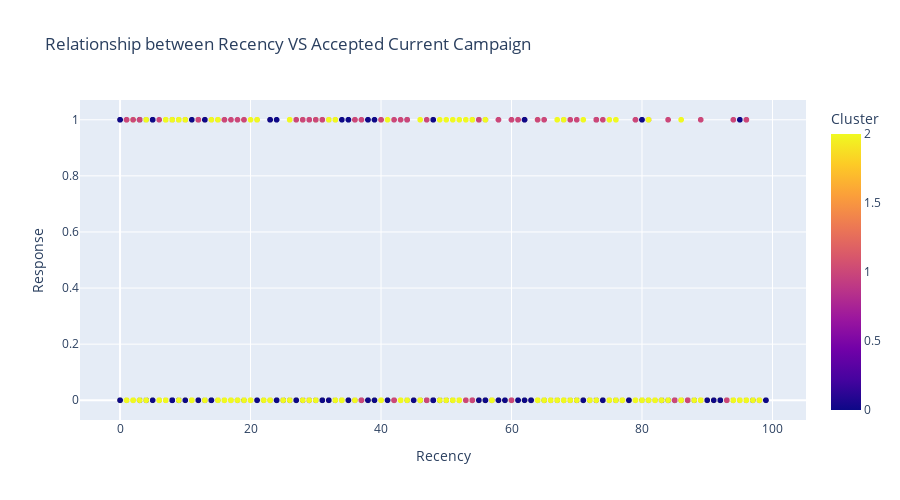
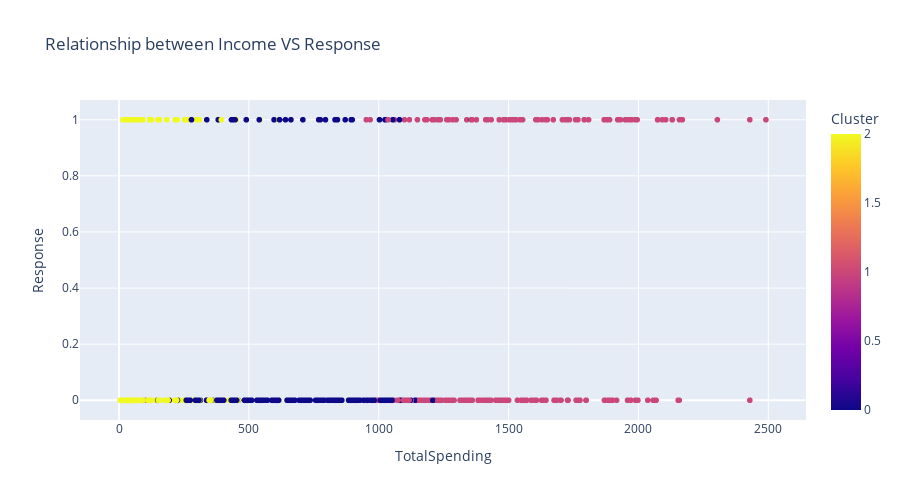
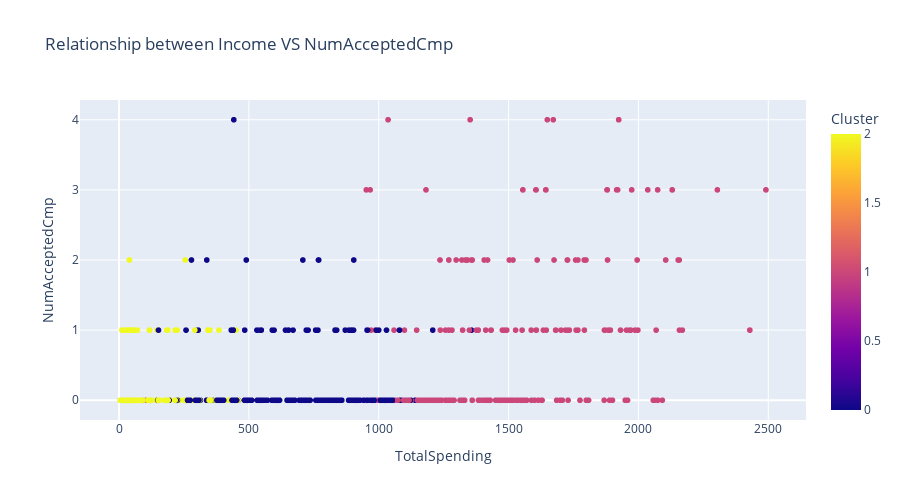
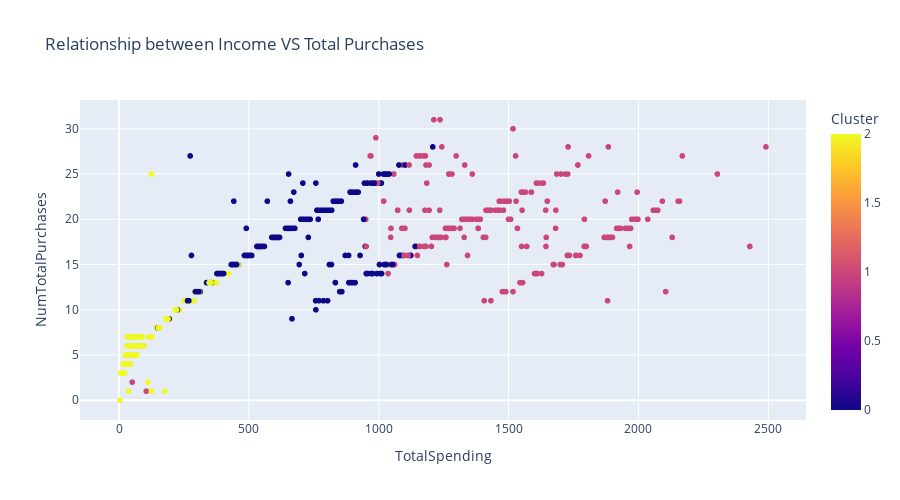

Source (notebook cell) for these figures, in order:
### Code cell
plot_cluster_results(new_full_data)

### Figure 1 — Plotly figure (JSON) as saved in the notebook; plotly's stock layout.template omitted (floating-point values rounded to 4 significant figures; data arrays with more than 128 entries replaced by an {"elided": "..."} marker saying what was removed)
{"data": [{"hovertemplate": "Recency=%{x}<br>Response=%{y}<br>Cluster=%{marker.color}<extra></extra>", "legendgroup": "", "marker": {"color": {"elided": "1117 int values"}, "coloraxis": "coloraxis", "symbol": "circle"}, "mode": "markers", "name": "", "showlegend": false, "type": "scattergl", "x": {"elided": "1117 int values"}, "xaxis": "x", "y": {"elided": "1117 int values"}, "yaxis": "y"}], "layout": {"coloraxis": {"colorbar": {"title": {"text": "Cluster"}}, "colorscale": [[0, "#0d0887"], [0.1111, "#46039f"], [0.2222, "#7201a8"], [0.3333, "#9c179e"], [0.4444, "#bd3786"], [0.5556, "#d8576b"], [0.6667, "#ed7953"], [0.7778, "#fb9f3a"], [0.8889, "#fdca26"], [1, "#f0f921"]]}, "height": 500, "legend": {"tracegroupgap": 0}, "title": {"text": "Relationship between Recency VS Accepted Current Campaign"}, "xaxis": {"anchor": "y", "domain": [0, 1], "title": {"text": "Recency"}}, "yaxis": {"anchor": "x", "domain": [0, 1], "title": {"text": "Response"}}}}

### Figure 2 — Plotly figure (JSON) as saved in the notebook; plotly's stock layout.template omitted (floating-point values rounded to 4 significant figures; data arrays with more than 128 entries replaced by an {"elided": "..."} marker saying what was removed)
{"data": [{"hovertemplate": "TotalSpending=%{x}<br>Response=%{y}<br>Cluster=%{marker.color}<extra></extra>", "legendgroup": "", "marker": {"color": {"elided": "1117 int values"}, "coloraxis": "coloraxis", "symbol": "circle"}, "mode": "markers", "name": "", "showlegend": false, "type": "scattergl", "x": {"elided": "1117 int values"}, "xaxis": "x", "y": {"elided": "1117 int values"}, "yaxis": "y"}], "layout": {"coloraxis": {"colorbar": {"title": {"text": "Cluster"}}, "colorscale": [[0, "#0d0887"], [0.1111, "#46039f"], [0.2222, "#7201a8"], [0.3333, "#9c179e"], [0.4444, "#bd3786"], [0.5556, "#d8576b"], [0.6667, "#ed7953"], [0.7778, "#fb9f3a"], [0.8889, "#fdca26"], [1, "#f0f921"]]}, "height": 500, "legend": {"tracegroupgap": 0}, "title": {"text": "Relationship between Income VS Response"}, "xaxis": {"anchor": "y", "domain": [0, 1], "title": {"text": "TotalSpending"}}, "yaxis": {"anchor": "x", "domain": [0, 1], "title": {"text": "Response"}}}}

### Figure 3 — Plotly figure (JSON) as saved in the notebook; plotly's stock layout.template omitted (floating-point values rounded to 4 significant figures; data arrays with more than 128 entries replaced by an {"elided": "..."} marker saying what was removed)
{"data": [{"hovertemplate": "TotalSpending=%{x}<br>NumAcceptedCmp=%{y}<br>Cluster=%{marker.color}<extra></extra>", "legendgroup": "", "marker": {"color": {"elided": "1117 int values"}, "coloraxis": "coloraxis", "symbol": "circle"}, "mode": "markers", "name": "", "showlegend": false, "type": "scattergl", "x": {"elided": "1117 int values"}, "xaxis": "x", "y": {"elided": "1117 int values"}, "yaxis": "y"}], "layout": {"coloraxis": {"colorbar": {"title": {"text": "Cluster"}}, "colorscale": [[0, "#0d0887"], [0.1111, "#46039f"], [0.2222, "#7201a8"], [0.3333, "#9c179e"], [0.4444, "#bd3786"], [0.5556, "#d8576b"], [0.6667, "#ed7953"], [0.7778, "#fb9f3a"], [0.8889, "#fdca26"], [1, "#f0f921"]]}, "height": 500, "legend": {"tracegroupgap": 0}, "title": {"text": "Relationship between Income VS NumAcceptedCmp"}, "xaxis": {"anchor": "y", "domain": [0, 1], "title": {"text": "TotalSpending"}}, "yaxis": {"anchor": "x", "domain": [0, 1], "title": {"text": "NumAcceptedCmp"}}}}

### Figure 4 — Plotly figure (JSON) as saved in the notebook; plotly's stock layout.template omitted (floating-point values rounded to 4 significant figures; data arrays with more than 128 entries replaced by an {"elided": "..."} marker saying what was removed)
{"data": [{"hovertemplate": "TotalSpending=%{x}<br>NumTotalPurchases=%{y}<br>Cluster=%{marker.color}<extra></extra>", "legendgroup": "", "marker": {"color": {"elided": "1117 int values"}, "coloraxis": "coloraxis", "symbol": "circle"}, "mode": "markers", "name": "", "showlegend": false, "type": "scattergl", "x": {"elided": "1117 int values"}, "xaxis": "x", "y": {"elided": "1117 int values"}, "yaxis": "y"}], "layout": {"coloraxis": {"colorbar": {"title": {"text": "Cluster"}}, "colorscale": [[0, "#0d0887"], [0.1111, "#46039f"], [0.2222, "#7201a8"], [0.3333, "#9c179e"], [0.4444, "#bd3786"], [0.5556, "#d8576b"], [0.6667, "#ed7953"], [0.7778, "#fb9f3a"], [0.8889, "#fdca26"], [1, "#f0f921"]]}, "height": 500, "legend": {"tracegroupgap": 0}, "title": {"text": "Relationship between Income VS Total Purchases"}, "xaxis": {"anchor": "y", "domain": [0, 1], "title": {"text": "TotalSpending"}}, "yaxis": {"anchor": "x", "domain": [0, 1], "title": {"text": "NumTotalPurchases"}}}}
